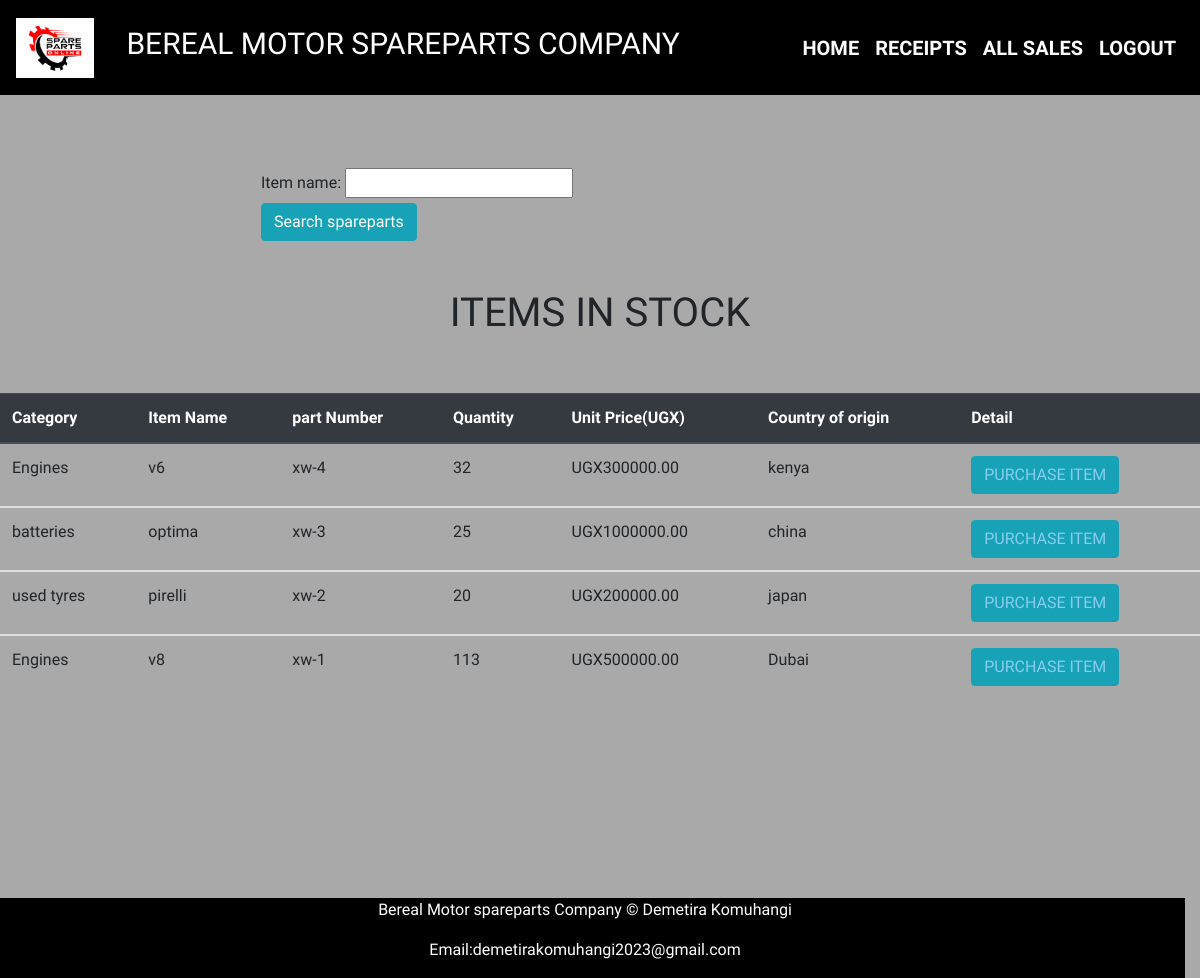
The app's page /home (signed in), older data.
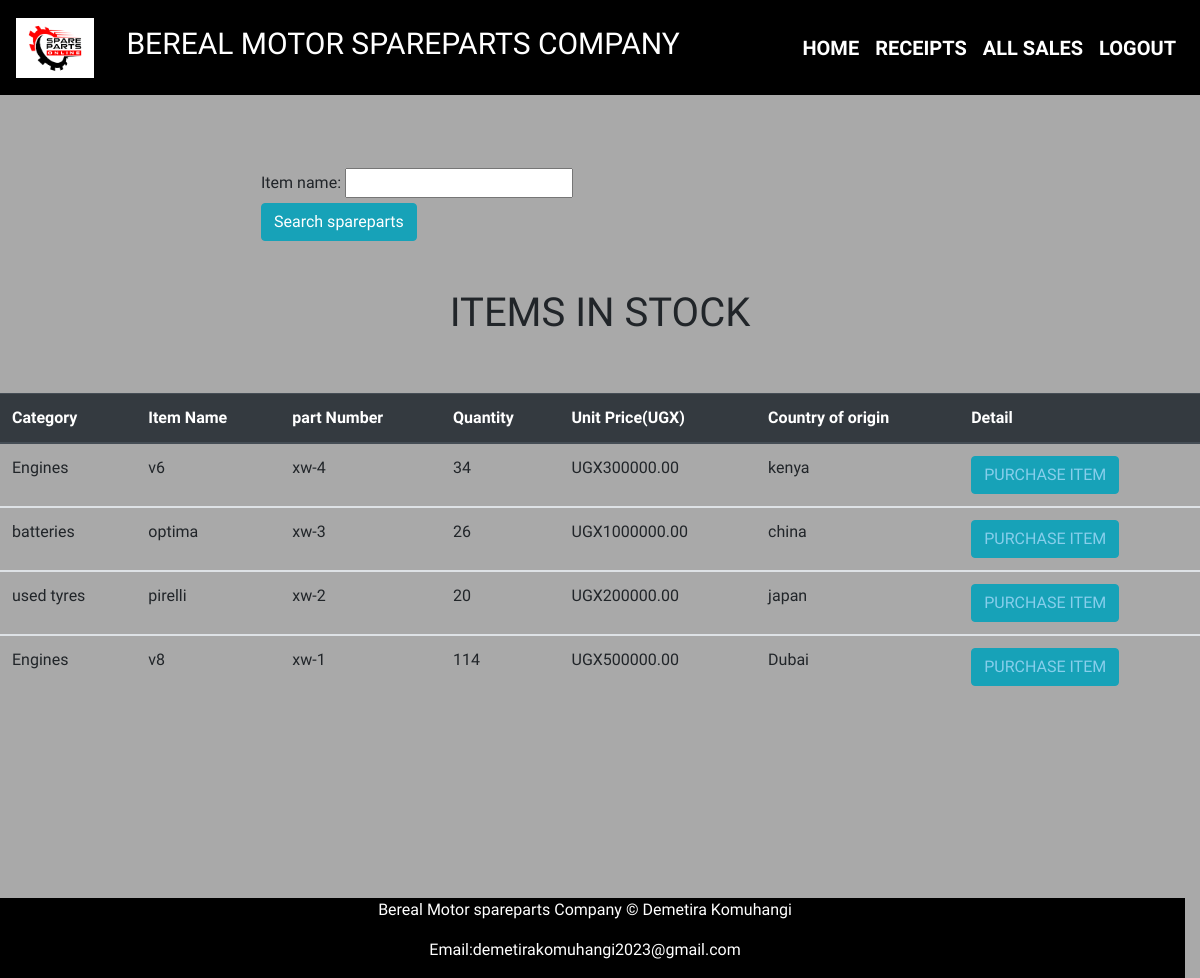
The same page, newer data.
### Myapplication/models.py (models this page shows, shortened)
class Product(models.Model):
    category_name = models.ForeignKey(Category, on_delete=models.CASCADE, null=False, blank=False)
    item_name = models.CharField(max_length=50, null=False, blank=False)
    country_of_origin = models.CharField(max_length=50, null=False, blank=False)  # Changed to CharField
    total_quantity = models.IntegerField(default=0,null=False, blank=False)
    issued_quantity = models.IntegerField(default=0,null=False, blank=False)
    received_quantity = models.IntegerField(default=0,null=False, blank=False)
    unit_price = models.DecimalField(max_digits=10, decimal_places=2, null=False, blank=False)  # Changed to DecimalField

class Category(models.Model):
    name = models.CharField(max_length=50, null=False, blank=False)
    def __str__(self):
        return self.name

### Myapplication/views.py (the view)
# urls.py: path('home', views.home, name='home'),
@login_required
def home(request):
    products = Product.objects.all().order_by('-id')
    product_filters = ProductFilter(request.GET,queryset = products)
    products = product_filters.qs
    return render(request,'Demi/home.html',{'products':products,'product_filters':product_filters})

### templates/Demi/home.html (shortened to what this page needs)
{% extends 'Demi/base.html' %}
{% block content %}
{% load static %}
<br><br><br><br><br><br><br>
  <div class = "container">
    <form action = "" method = "GET" style="margin-right: 450px;">
      {{product_filters.form}}
      <input type = "submit"
      value = "Search spareparts"
      class="btn btn-info btn"/>
    </form>
  </div>
  <br><br>
  <div class = "container">
    <h1 class= "text-center">ITEMS IN STOCK</h1>
    </div>
    <br>
  <br>
  <table class="table">
    <thead class="thead-dark">
      <tr>
        <th scope="col">Category</th>
        <th scope="col">Item Name</th>
        <th scope="col">part Number</th>
        <th scope="col">Quantity</th>
        <th scope="col">Unit Price(UGX)</th>
        <th scope = "col">Country of origin</th>
        <th scope = "col">Detail</th>
      </tr>
    </thead>
    {% for product in products %}
    <tbody>
      <tr>
        <td>{{product.category_name}}</td>
        <td>{{product.item_name}}</td>
        <td>xw-{{product.id}}</td>
        <td>{{product.total_quantity}}</td>
        <td>UGX{{product.unit_price}}</td>
        <td>{{product.country_of_origin}}</td>
        <td>
          <a href ="{% url 'product_detail' product.id %}"><input type="submit"value="PURCHASE ITEM"
                class="btn btn-info btn" style="color: skyblue;"
                type="button"
            /></a></td>
      </tr>
    </tbody>
    {% endfor %}
  </table>
  <br><br><br><br><br><br><br><br><br>
{% endblock %}

Row changes from the older to the newer data that the page shows:
changed Product "kenya": total_quantity "32" → "34"
changed Product "optima": total_quantity "25" → "26"
changed Product "Dubai": total_quantity "113" → "114"
